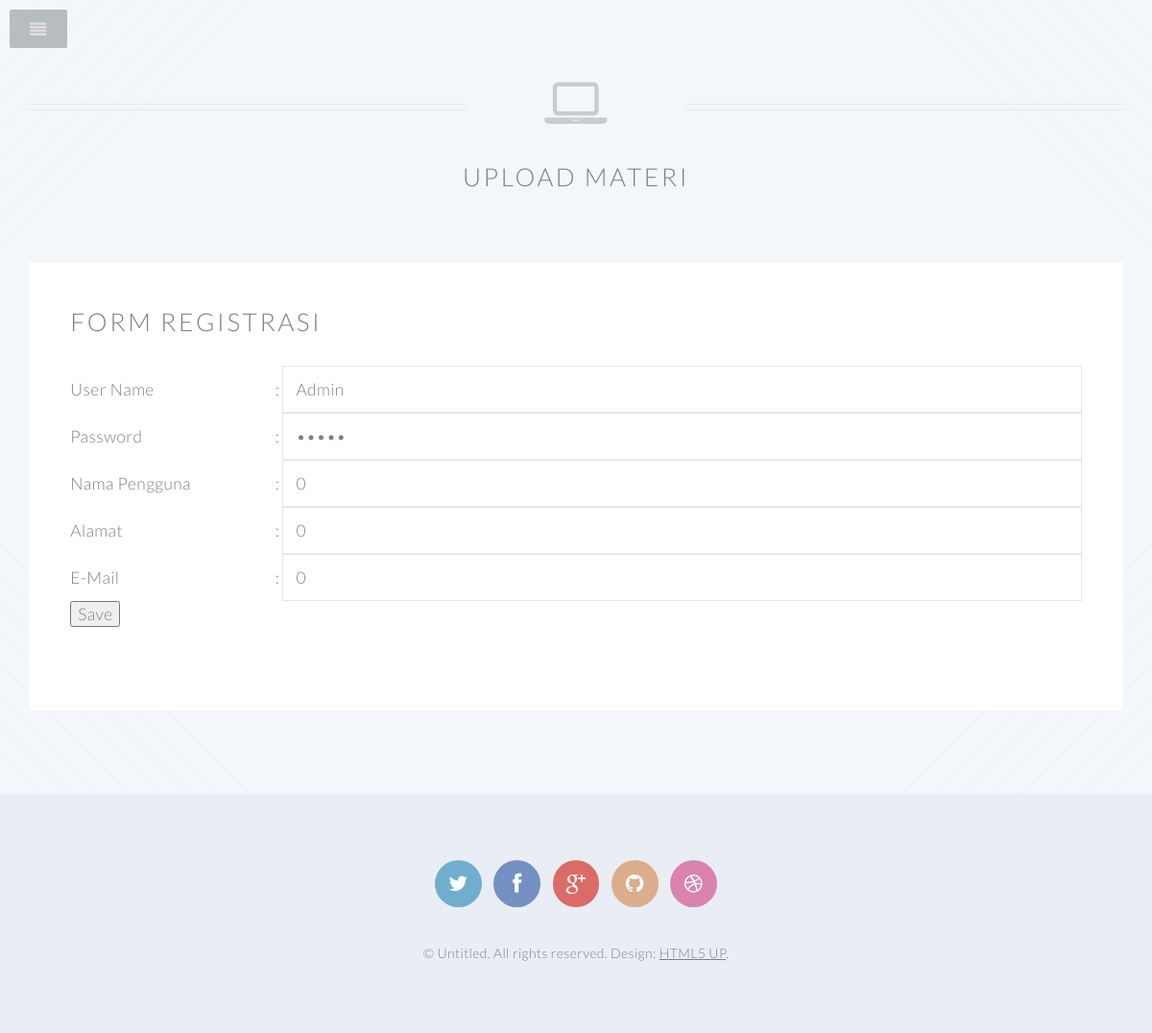
Screenshot of /edit2.php?id=1 with the database file from the repository.
### tables this page shows
CREATE TABLE IF NOT EXISTS `tbpengguna` (
  `id` int(11) NOT NULL,
  `username` varchar(20) DEFAULT NULL,
  `password` varchar(20) NOT NULL,
  `status` enum('user','Admin') NOT NULL,
  `nama_lengkap` varchar(30) NOT NULL,
  `e_mail` varchar(30) NOT NULL,
  `alamat` varchar(30) NOT NULL
);

### edit.php (the view, shortened to what this page needs)
<?php
	if (isset($_GET['id']))
	{
		$id = $_GET['id'];
		$sql = "select * from tbpengguna where id='$id'";
		$data = mysql_query($sql);
		if (mysql_num_rows($data)>0)
		{
			$row = mysql_fetch_assoc($data);
			?>
<h2>Form Registrasi</h2>
<form action="edit.php" method="post">
    <table>
        <tr>
            <td>User Name </td>
            <td>:</td>
            <td><input type="text" maxlength="20" size="20" readonly="readonly" name="username"
            value="<?php echo $row['username']; ?>" /></td>
        </tr>
        <tr>
            <td>Password</td>
            <td>:</td>
            <td><input type="password" maxlength="20" size="20" name="password"
            value="<?php echo $row['password']; ?>"/></td>
        </tr>
        <tr>
            <td>Nama Pengguna</td>
            <td>:</td>
            <td><input type="text" maxlength="50" size="50" name="nama"
            value="<?php echo $row['nama_lengkap']; ?>"/></td>
        </tr>
        <tr>
            <td>Alamat</td>
            <td>:</td>
            <td><input type="text" maxlength="100" size="50" name="alamat"
            value="<?php echo $row['alamat']; ?>"/></td>
        </tr>
	    <tr>
            <td>E-Mail</td>
            <td>:</td>
            <td><input type="email" name="email"
            value="<?php echo $row['e_mail']; ?>"/></td>
        </tr>
        <tr>
            <td colspan="3"><input type="submit" name="submit" value="Save">
            </td>
        </tr>
    </table>
</form>
<?php
		}
	}
	?>

### css/style.css (style rules this page uses)
body, #skel-layers-wrapper { background: #f3f6fa; }
body, input, select, textarea { color: #7c8081; font-family: 'Lato', sans-serif; font-size: 15pt; font-weight: 300; letter-spacing: 0.025em; line-height: 1.75em; }
p, ul, ol, dl, table, blockquote { margin: 0 0 2em 0; }
h1, h2, h3, h4, h5, h6 { color: inherit; font-weight: 300; line-height: 1.75em; margin-bottom: 1em; text-transform: uppercase; }
h2 { font-size: 1.5em; letter-spacing: 0.1em; }
input[type="text"], input[type="password"], input[type="email"], textarea { -moz-transition: background-color 0.2s ease-in-out, border-color 0.2s ease-in-out; -webkit-transition: background-color 0.2s ease-in-out, border-color 0.2s ease-in-out; -o-transition: background-color 0.2s ease-in-out, border-color 0.2s ease-in-out; -ms-transition: background-color 0.2s ease-in-out, border-color 0.2s ease-in-out; transition: background-color 0.2s ease-in-out, border-color 0.2s ease-in-out; -moz-appearance: none; -webkit-appearance: none; -o-appearance: none; -ms-appearance: none; appearance: none; background: none; border: solid 1px rgba(124, 128, 129, 0.2); color: inherit; display: block; padding: 0.75em; text-decoration: none; width: 100%; outline: 0; }
input[type="text"], input[type="password"], input[type="email"] { line-height: 1em; }
table { width: 100%; }

### css/style-wide.css (style rules this page uses)
body, input, select, textarea { font-size: 14pt; }

### css/style-normal.css (style rules this page uses)
body, input, select, textarea { font-size: 13pt; letter-spacing: 0.025em; line-height: 1.65em; }
h1, h2, h3, h4, h5, h6 { line-height: 1.5em; }

### css/style-narrow.css (style rules this page uses)
body, input, select, textarea { font-size: 13pt; letter-spacing: 0.025em; line-height: 1.5em; }

### rows the page displays
tbpengguna: username "Admin", nama "0", alamat "0", email "0"
